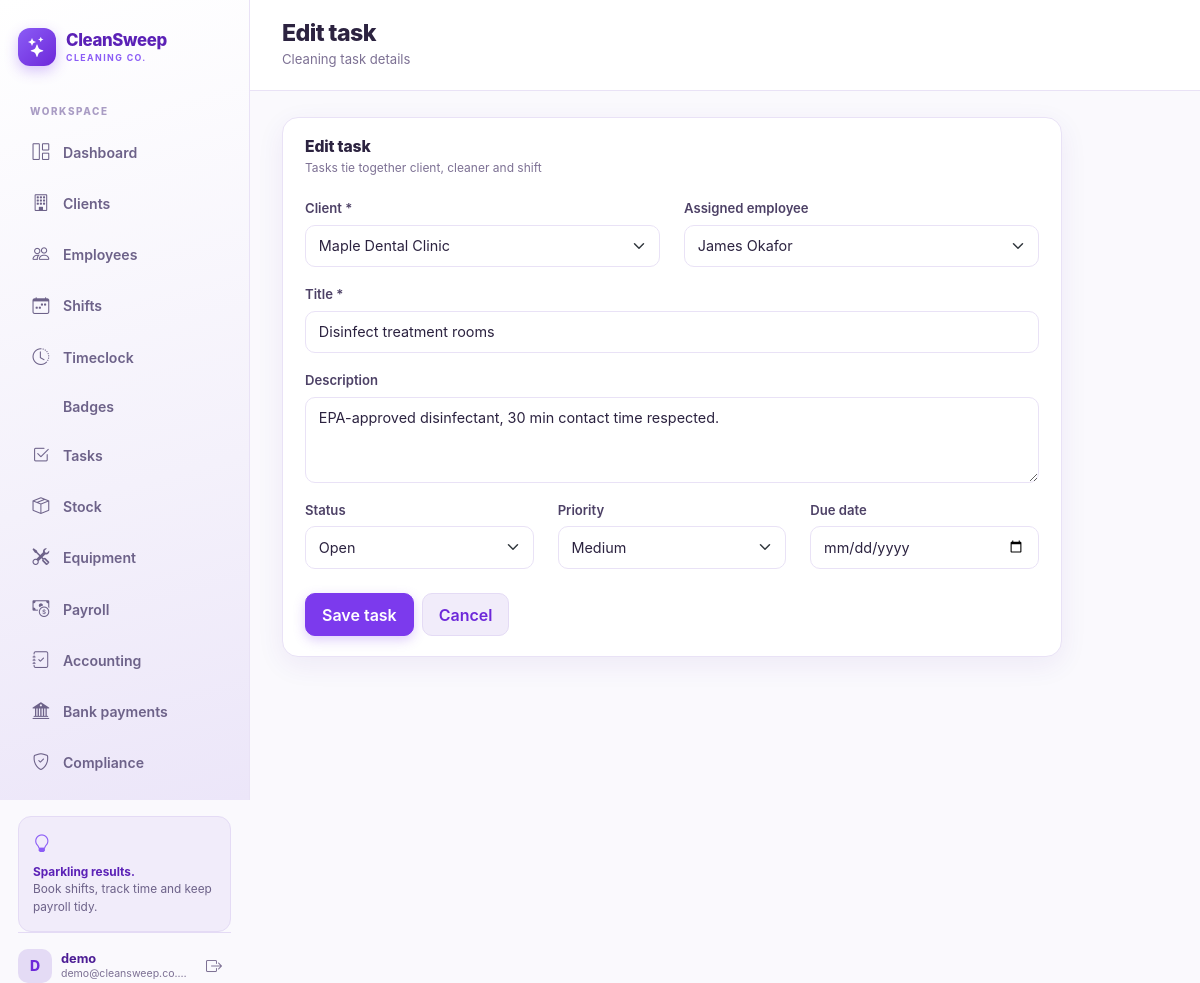
The app's page /tasks/14/edit/ (signed in) with its own data.
### tasks/models.py (models this page shows, shortened)
class Task(models.Model):
    STATUS_CHOICES = (
        ("open", "Open"),
        ("in_progress", "In Progress"),
        ("completed", "Completed"),
        ("cancelled", "Cancelled"),
    )
    PRIORITY_CHOICES = (
        ("low", "Low"),
        ("medium", "Medium"),
        ("high", "High"),
    )
    client = models.ForeignKey("clients.Client", on_delete=models.PROTECT, related_name="tasks")
    employee = models.ForeignKey(
        "employees.Employee", on_delete=models.SET_NULL, null=True, blank=True, related_name="tasks"
    )
    shift = models.ForeignKey(
        "shifts.Shift", on_delete=models.SET_NULL, null=True, blank=True, related_name="tasks"
    )
    title = models.CharField(max_length=140)
    description = models.TextField(blank=True, default="")
    status = models.CharField(max_length=12, choices=STATUS_CHOICES, default="open")
    priority = models.CharField(max_length=8, choices=PRIORITY_CHOICES, default="medium")
    due_date = models.DateField(null=True, blank=True)
    completed_at = models.DateTimeField(null=True, blank=True)
    created_at = models.DateTimeField(auto_now_add=True)
    class Meta:
        ordering = ["-created_at"]

### tasks/views.py (the view)
# urls.py: path("<int:pk>/edit/", views.task_edit, name="task_edit"),
@login_required
def task_edit(request, pk):
    task = get_object_or_404(Task, pk=pk)
    if request.method == "POST":
        form = TaskForm(request.POST, instance=task)
        if form.is_valid():
            task = form.save()
            messages.success(request, "Task updated.")
            return redirect("task_list")
    else:
        form = TaskForm(instance=task)
    return render(request, "tasks/task_form.html", {"form": form, "task": task})

### tasks/forms.py
class TaskForm(forms.ModelForm):
    class Meta:
        model = Task
        fields = (
            "client",
            "employee",
            "shift",
            "title",
            "description",
            "status",
            "priority",
            "due_date",
        )
        widgets = {
            "description": forms.Textarea(attrs={"rows": 3}),
            "due_date": forms.DateInput(attrs={"type": "date"}),
        }

### clients/models.py (called while the page is built)
    def __str__(self):
        return self.name

### core/templatetags/form_tags.py (called while the page is built)
@register.filter
def bootstrap_field(field):
    widget = field.field.widget
    css = "form-control"
    if isinstance(widget, (forms.CheckboxInput, forms.RadioSelect)):
        css = "form-check-input"
    elif isinstance(widget, forms.Select):
        css = "form-select"
    if field.errors:
        css += " is-invalid"
    attrs = dict(widget.attrs)
    attrs["class"] = " ".join(filter(None, [attrs.get("class"), css]))
    html = [field.as_widget(attrs=attrs)]
    if field.field.help_text:
        html.append(
            f'<div class="form-text text-muted-small">{escape(field.field.help_text)}</div>'
        )
    if field.errors:
        errors = "".join(f"<div>{escape(error)}</div>" for error in field.errors)
        html.append(f'<div class="invalid-feedback d-block">{errors}</div>')
    return mark_safe("".join(html))

### employees/models.py (called while the page is built)
    def __str__(self):
        return self.full_name

### tasks/templates/tasks/task_form.html (shortened to what this page needs)
{% extends "core/base.html" %}
{% load form_tags %}
{% block page_title %}{% if task %}Edit task{% else %}New task{% endif %}{% endblock %}
{% block page_subtitle %}Cleaning task details{% endblock %}
{% block page_content %}
  <div class="panel" style="max-width: 780px;">
    <div class="panel-head">
      <div>
        <h3 class="panel-title">{% if task %}Edit task{% else %}New task{% endif %}</h3>
        <p class="panel-sub">Tasks tie together client, cleaner and shift</p>
      </div>
    </div>
    <div class="panel-body">
      <form method="post" novalidate>
        <div class="row">
          <div class="col-md-6 mb-3">
            <label for="{{ form.client.id_for_label }}" class="form-label">Client *</label>
            {{ form.client|bootstrap_field }}
          </div>
          <div class="col-md-6 mb-3">
            <label for="{{ form.employee.id_for_label }}" class="form-label">Assigned employee</label>
            {{ form.employee|bootstrap_field }}
          </div>
        </div>
        <div class="mb-3">
          <label for="{{ form.title.id_for_label }}" class="form-label">Title *</label>
          {{ form.title|bootstrap_field }}
        </div>
        <div class="mb-3">
          <label for="{{ form.description.id_for_label }}" class="form-label">Description</label>
          {{ form.description|bootstrap_field }}
        </div>
        <div class="row">
          <div class="col-md-4 mb-3">
            <label for="{{ form.status.id_for_label }}" class="form-label">Status</label>
            {{ form.status|bootstrap_field }}
          </div>
          <div class="col-md-4 mb-3">
            <label for="{{ form.priority.id_for_label }}" class="form-label">Priority</label>
            {{ form.priority|bootstrap_field }}
          </div>
          <div class="col-md-4 mb-3">
            <label for="{{ form.due_date.id_for_label }}" class="form-label">Due date</label>
            {{ form.due_date|bootstrap_field }}
          </div>
        </div>
        <div class="d-flex gap-2 mt-2">
          <button type="submit" class="btn btn-purple">Save task</button>
          <a href="{% url 'task_list' %}" class="btn btn-light-purple">Cancel</a>
        </div>
      </form>
    </div>
  </div>
{% endblock %}

### core/templates/core/base.html (shortened to what this page needs)
{% load static form_tags %}<!doctype html>
<html lang="en">
<head>
  <link rel="stylesheet" href="{% static 'vendor/bootstrap/bootstrap.min.css' %}">
  <link rel="stylesheet" href="{% static 'vendor/bootstrap-icons/bootstrap-icons.min.css' %}">
  <link rel="stylesheet" href="{% static 'cleaning/css/theme.css' %}">
</head>
<body class="{% if not user.is_authenticated %}auth-body{% endif %}">
{% if user.is_authenticated %}
  {% with nav_name=request.resolver_match.url_name %}
  <div class="app-shell">
    <aside class="sidebar d-none d-lg-flex">
      <a href="{% url 'dashboard' %}" class="brand">
        <span class="brand-mark"><i class="bi bi-stars"></i></span>
        <span class="brand-text">CleanSweep<small>CLEANING CO.</small></span>
      </a>
      <div class="sidebar-label">WORKSPACE</div>
      <nav class="sidebar-nav">
        <a href="{% url 'dashboard' %}" class="nav-link {% if nav_name == 'dashboard' %}active{% endif %}">
          <i class="bi bi-grid-1x2"></i><span>Dashboard</span>
        </a>
        <a href="{% url 'client_list' %}" class="nav-link {% if nav_name == 'client' or nav_name == 'client_form' or nav_name == 'client_delete' %}active{% endif %}">
          <i class="bi bi-building"></i><span>Clients</span>
        </a>
        <a href="{% url 'employee_list' %}" class="nav-link {% if nav_name == 'employee' or nav_name == 'employee_form' or nav_name == 'employee_delete' %}active{% endif %}">
          <i class="bi bi-people"></i><span>Employees</span>
        </a>
        <a href="{% url 'shift_list' %}" class="nav-link {% if nav_name == 'shift' %}active{% endif %}">
          <i class="bi bi-calendar-week"></i><span>Shifts</span>
        </a>
        <a href="{% url 'timeclock_home' %}" class="nav-link {% if nav_name == 'timeclock' or nav_name == 'time_entry' %}active{% endif %}">
          <i class="bi bi-clock-history"></i><span>Timeclock</span>
        </a>
        <a href="{% url 'badge_list' %}" class="nav-link {% if nav_name == 'badge' %}active{% endif %}">
          <span>Badges</span>
        </a>
        <a href="{% url 'task_list' %}" class="nav-link {% if nav_name == 'task' %}active{% endif %}">
          <i class="bi bi-check2-square"></i><span>Tasks</span>
        </a>
        <a href="{% url 'stock_list' %}" class="nav-link {% if 'stock' in nav_name or nav_name == 'inventory' %}active{% endif %}">
          <i class="bi bi-box-seam"></i><span>Stock</span>
        </a>
        <a href="{% url 'equipment_list' %}" class="nav-link {% if 'equipment' in nav_name %}active{% endif %}">
          <i class="bi bi-tools"></i><span>Equipment</span>
        </a>
        <a href="{% url 'payroll_home' %}" class="nav-link {% if nav_name == 'payroll' or nav_name == 'payslip' or nav_name == 'payroll_config' %}active{% endif %}">
          <i class="bi bi-cash-coin"></i><span>Payroll</span>
        </a>
        <a href="{% url 'accounting_payment_list' %}" class="nav-link {% if nav_name == 'accounting' %}active{% endif %}">
          <i class="bi bi-journal-check"></i><span>Accounting</span>
        </a>
        <a href="{% url 'banking_home' %}" class="nav-link {% if nav_name == 'banking_home' %}active{% endif %}">
          <i class="bi bi-bank2"></i><span>Bank payments</span>
        </a>
        <a href="{% url 'compliance' %}" class="nav-link {% if nav_name == 'compliance' %}active{% endif %}">
          <i class="bi bi-shield-check"></i><span>Compliance</span>
        </a>
      </nav>
      <div class="sidebar-tip">
        <i class="bi bi-lightbulb"></i>
        <p><strong>Sparkling results.</strong><br>Book shifts, track time and keep payroll tidy.</p>
      </div>
      <div class="sidebar-user mt-auto">
        <span class="avatar">{{ user.username|slice:":1"|upper }}</span>
        <span class="user-meta"><strong>{{ user.username }}</strong><small>{{ user.email|truncatechars:22 }}</small></span>
        <form action="{% url 'logout' %}" method="post" class="ms-auto">
          <button type="submit" class="btn btn-icon" title="Sign out" aria-label="Sign out"><i class="bi bi-box-arrow-right"></i></button>
        </form>
      </div>
    </aside>
    <div class="app-main">
      <header class="topbar">
        <div class="me-auto">
          <h1 class="page-title">{% block page_title %}Dashboard{% endblock %}</h1>
          <div class="page-subtitle">{% block page_subtitle %}Clean operations at a glance{% endblock %}</div>
        </div>
      </header>
      <main class="content">
        {% block page_content %}{% endblock %}
      </main>
    </div>
  </div>
  {% endwith %}
{% endif %}
</body>
</html>

### records on screen
Task: client "Maple Dental Clinic", employee "James Okafor", title "Disinfect treatment rooms", description "EPA-approved disinfectant, 30 min contact time respected.", status "Open", priority "Medium"

### other values on screen
{{ user.username|slice:":1"|upper }} "D"
{{ user.username }} "demo"
{{ user.email|truncatechars:22 }} "demo@cleansweep.co.…"
